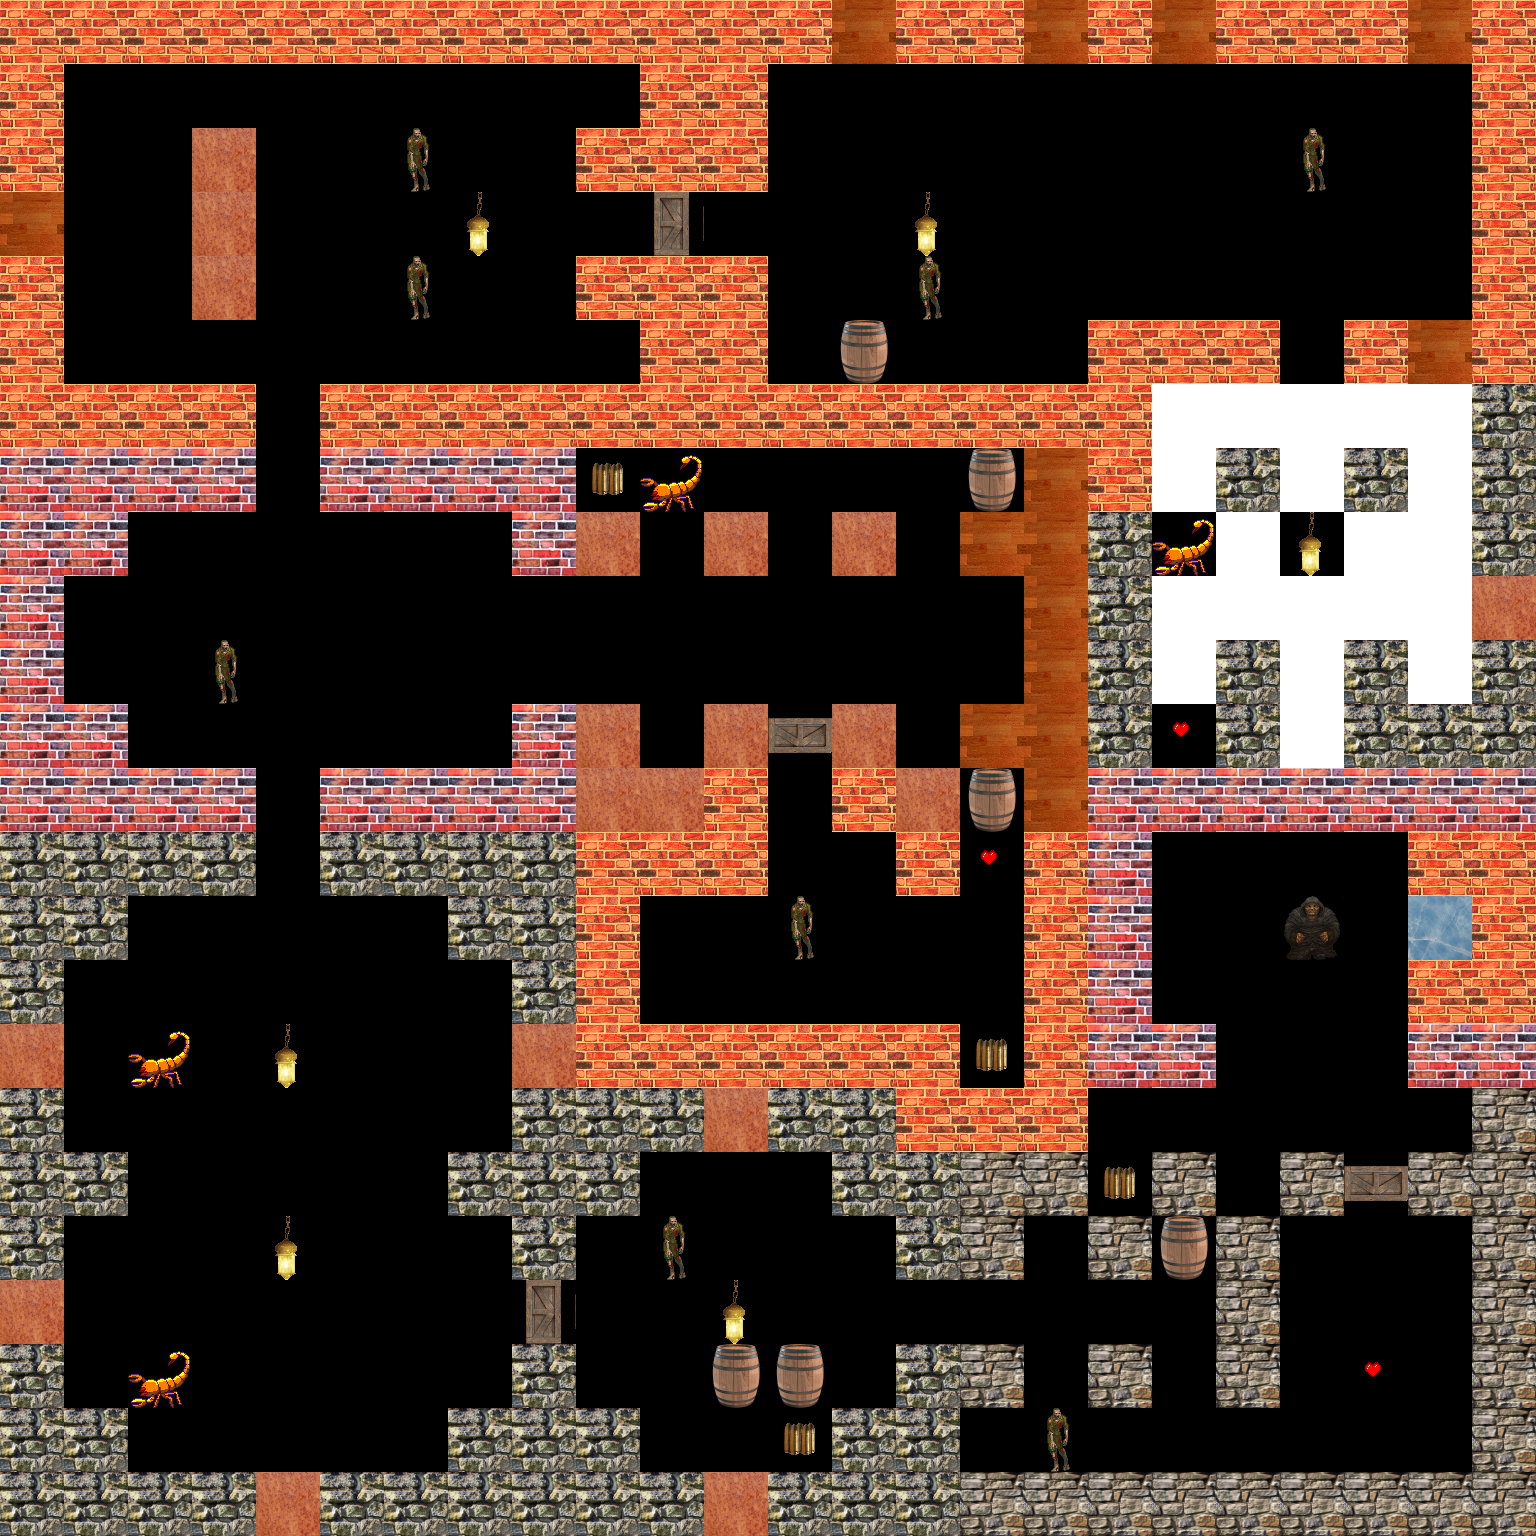

A 2D game scene composited from a Tiled map and its tileset images. What follows is a short description and the map's XML, with every tile layer's data as written:
An orthogonal 24x24 tile map with 64x64 px tiles, 1 tile layer (Прошарок плиток 1).

<map version="1.2" tiledversion="1.3.3" orientation="orthogonal" renderorder="left-up" width="24" height="24" tilewidth="64" tileheight="64" infinite="0" nextlayerid="4" nextobjectid="1">
 <tileset firstgid="1" name="tiles2" tilewidth="64" tileheight="64" tilecount="20" columns="4">
  <image source="tiles2.png" width="256" height="320" />
 </tileset>
 <layer id="1" name="Прошарок плиток 1" width="24" height="24">
  <data encoding="csv">
9,9,9,9,9,9,9,9,9,9,9,9,9,14,9,9,14,9,14,9,9,9,14,9,
9,0,0,0,0,0,0,0,0,0,9,9,0,0,0,0,0,0,0,0,0,0,0,9,
9,0,0,10,0,0,1,0,0,9,9,9,0,0,0,0,0,0,0,0,1,0,0,9,
14,0,0,10,0,0,0,6,0,0,15,0,0,0,6,0,0,0,0,0,0,0,0,9,
9,0,0,10,0,0,1,0,0,9,9,9,0,0,1,0,0,0,0,0,0,0,0,9,
9,0,0,0,0,0,0,0,0,0,9,9,0,5,0,0,0,9,9,9,0,9,14,9,
9,9,9,9,0,9,9,9,9,9,9,9,9,9,9,9,9,9,19,19,19,19,19,11,
13,13,13,13,0,13,13,13,13,4,2,0,0,0,0,5,14,9,19,11,19,11,19,11,
13,13,0,0,0,0,0,0,13,10,0,10,0,10,0,14,14,11,2,19,6,19,19,11,
13,0,0,0,0,0,0,0,0,0,0,0,0,0,0,0,14,11,19,19,19,19,19,10,
13,0,0,1,0,0,0,0,0,0,0,0,0,0,0,0,14,11,19,11,19,11,19,11,
13,13,0,0,0,0,0,0,13,10,0,10,16,10,0,14,14,11,3,11,19,11,11,11,
13,13,13,13,0,13,13,13,13,10,10,9,0,9,10,5,14,13,13,13,13,13,13,13,
11,11,11,11,0,11,11,11,11,9,9,9,0,20,9,3,9,13,0,0,0,0,9,9,
11,11,0,0,0,0,0,11,11,9,20,20,1,20,20,20,9,13,0,0,7,0,8,9,
11,0,0,0,0,0,0,0,11,9,20,20,20,20,20,20,9,13,0,0,0,0,9,9,
10,0,2,0,6,0,0,0,10,9,9,9,9,9,9,4,9,13,13,0,0,0,13,13,
11,0,0,0,0,0,0,0,11,11,11,10,11,11,9,9,9,0,0,0,0,0,0,12,
11,11,0,0,0,0,0,11,11,11,0,0,0,11,11,12,12,4,12,0,12,16,12,12,
11,0,0,0,6,0,0,0,11,0,1,0,0,0,11,12,0,12,5,12,0,0,0,12,
10,0,0,0,0,0,0,0,15,0,0,6,0,0,0,0,0,0,0,12,0,0,0,12,
11,0,2,0,0,0,0,0,11,0,0,5,5,0,11,12,0,12,0,12,0,3,0,12,
11,11,0,0,0,0,0,11,11,11,0,0,4,11,11,0,1,0,0,0,0,0,0,12,
11,11,11,11,10,11,11,11,11,11,11,10,11,11,11,12,12,12,12,12,12,12,12,12
</data>
 </layer>
</map>